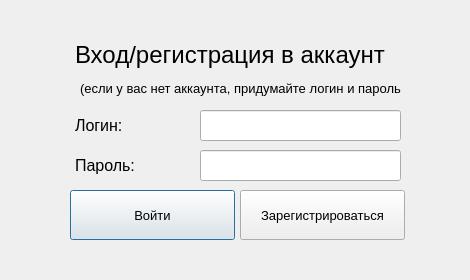
<?xml version="1.0" encoding="UTF-8"?>
<ui version="4.0">
 <class>Dialog</class>
 <widget class="QDialog" name="Dialog">
  <property name="geometry">
   <rect>
    <x>0</x>
    <y>0</y>
    <width>470</width>
    <height>280</height>
   </rect>
  </property>
  <property name="windowTitle">
   <string>Dialog</string>
  </property>
  <widget class="QLabel" name="label">
   <property name="geometry">
    <rect>
     <x>75</x>
     <y>30</y>
     <width>320</width>
     <height>50</height>
    </rect>
   </property>
   <property name="font">
    <font>
     <pointsize>18</pointsize>
    </font>
   </property>
   <property name="text">
    <string>Вход/регистрация в аккаунт</string>
   </property>
  </widget>
  <widget class="QLabel" name="label_2">
   <property name="geometry">
    <rect>
     <x>80</x>
     <y>80</y>
     <width>321</width>
     <height>16</height>
    </rect>
   </property>
   <property name="font">
    <font>
     <pointsize>10</pointsize>
    </font>
   </property>
   <property name="text">
    <string>(если у вас нет аккаунта, придумайте логин и пароль)</string>
   </property>
  </widget>
  <widget class="QLabel" name="label_3">
   <property name="geometry">
    <rect>
     <x>75</x>
     <y>110</y>
     <width>120</width>
     <height>30</height>
    </rect>
   </property>
   <property name="font">
    <font>
     <pointsize>12</pointsize>
    </font>
   </property>
   <property name="text">
    <string>Логин:</string>
   </property>
  </widget>
  <widget class="QLabel" name="label_4">
   <property name="geometry">
    <rect>
     <x>75</x>
     <y>150</y>
     <width>120</width>
     <height>30</height>
    </rect>
   </property>
   <property name="font">
    <font>
     <pointsize>12</pointsize>
    </font>
   </property>
   <property name="text">
    <string>Пароль:</string>
   </property>
  </widget>
  <widget class="QLineEdit" name="login">
   <property name="geometry">
    <rect>
     <x>200</x>
     <y>110</y>
     <width>201</width>
     <height>31</height>
    </rect>
   </property>
   <property name="font">
    <font>
     <pointsize>10</pointsize>
    </font>
   </property>
  </widget>
  <widget class="QLineEdit" name="password">
   <property name="geometry">
    <rect>
     <x>200</x>
     <y>150</y>
     <width>201</width>
     <height>31</height>
    </rect>
   </property>
   <property name="font">
    <font>
     <pointsize>10</pointsize>
    </font>
   </property>
  </widget>
  <widget class="QPushButton" name="login_button">
   <property name="geometry">
    <rect>
     <x>70</x>
     <y>190</y>
     <width>165</width>
     <height>50</height>
    </rect>
   </property>
   <property name="font">
    <font>
     <pointsize>10</pointsize>
    </font>
   </property>
   <property name="text">
    <string>Войти</string>
   </property>
  </widget>
  <widget class="QPushButton" name="sign_up_button">
   <property name="geometry">
    <rect>
     <x>240</x>
     <y>190</y>
     <width>165</width>
     <height>50</height>
    </rect>
   </property>
   <property name="font">
    <font>
     <pointsize>10</pointsize>
    </font>
   </property>
   <property name="text">
    <string>Зарегистрироваться</string>
   </property>
  </widget>
 </widget>
 <resources/>
 <connections/>
</ui>
